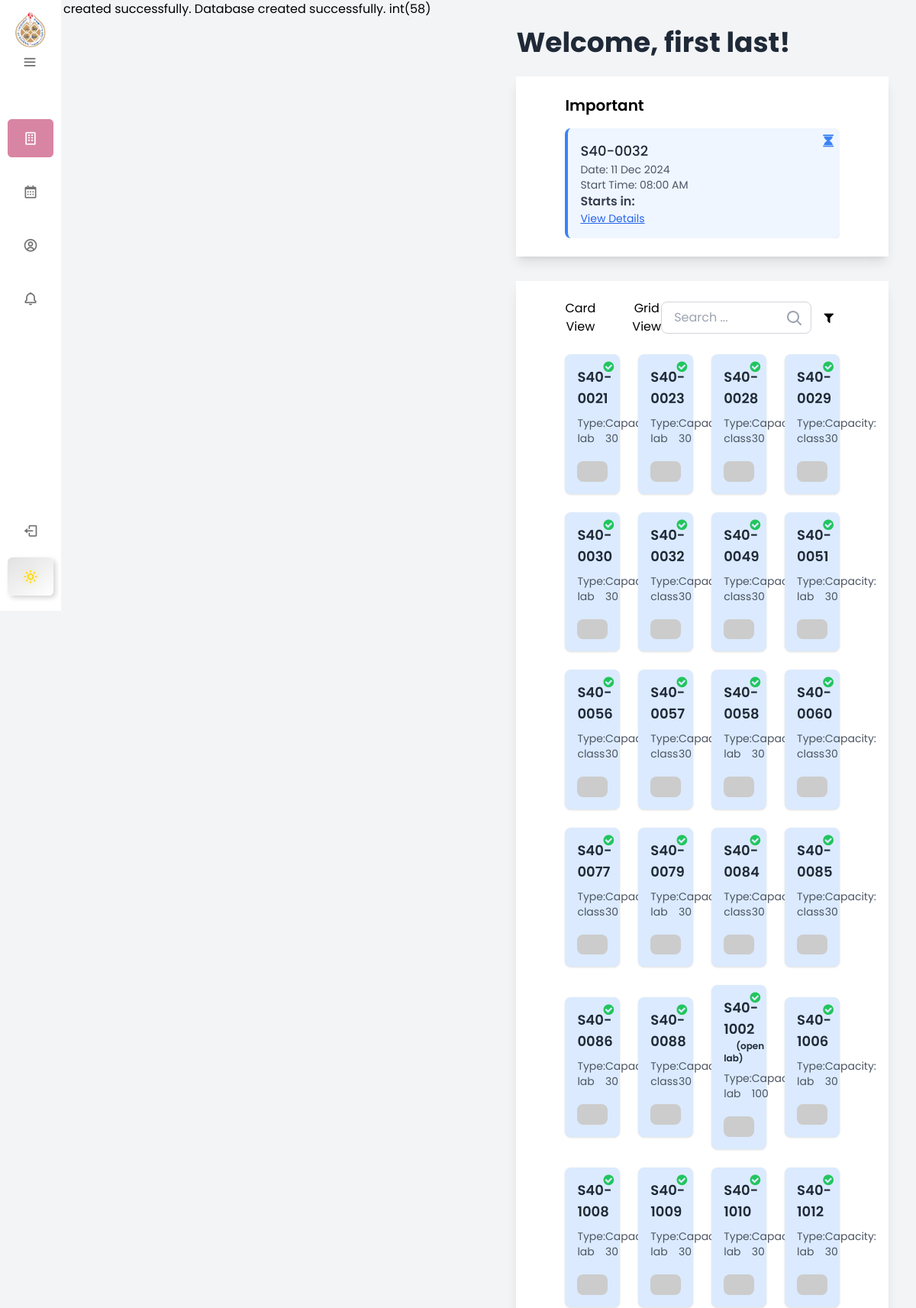
Screenshot of /frontend/templates/layout/base.php (signed in, upper part) with the database file from the repository.
### tables this page shows
CREATE TABLE `users` (
  `userID` int(10) NOT NULL,
  `email` varchar(255) NOT NULL,
  `password` varchar(255) NOT NULL,
  `firstName` text NOT NULL,
  `lastName` text NOT NULL,
  `role` enum('admin','student','instructor') NOT NULL DEFAULT 'student',
  `profilePic` int(11) NOT NULL DEFAULT 1
);

CREATE TABLE `bookings` (
  `bookingID` int(10) NOT NULL,
  `userID` int(10) NOT NULL,
  `roomID` varchar(10) NOT NULL,
  `bookingTime` timestamp NOT NULL DEFAULT current_timestamp(),
  `startTime` datetime NOT NULL,
  `endTime` datetime NOT NULL,
  `status` enum('active','pending','expired','rejected') NOT NULL DEFAULT 'active',
  `feedback` tinyint(1) DEFAULT 0
);

CREATE TABLE `room` (
  `roomID` varchar(10) NOT NULL,
  `type` enum('lab','class') DEFAULT 'class',
  `capacity` int(10) UNSIGNED NOT NULL,
  `isAvailable` tinyint(4) NOT NULL DEFAULT 0,
  `floor` tinyint(4) NOT NULL,
  `department` enum('IS','CS','CE') NOT NULL
);

### backend/utils/helpers.php (called while the page is built, shortened)
<?php
include __DIR__ . '/../db-connection.php';
function isAuthorized()
{
  if (isset($_SESSION['active-user'])) {
    $id = $_SESSION['active-user'];
  } else {
    header('Location: ../../templates/layout/signbase.php');
    exit();
  }
  return $id;
}

### backend/database/user-model.php (called while the page is built, shortened)
<?php
require_once __DIR__ . '/../utils/crud.php';
class UserModel
{
    private $conn;
    function __construct($conn, $userID = null, $email = null, $password = null, $firstName = null, $lastName = null, $role = null, $profilePic = null)
    {
        $this->conn = $conn;
    }
    public function getAllUsers()
    {
        try {
            $stmt = $this->conn->prepare("
                SELECT u.*, f.id as file_id, f.mime_type, fc.file_content
                FROM users u
                LEFT JOIN files f ON u.profilePic = f.id
                LEFT JOIN file_contents fc ON f.id = fc.file_id
            ");
            $stmt->execute();
            $results = $stmt->fetchAll(PDO::FETCH_ASSOC);
            return $results;
        } catch (PDOException $e) {
            error_log("Error fetching users: " . $e->getMessage());
            throw new Exception("Failed to fetch users data");
        }
    }
    public function getUserByID($userID)
    {
        try {
            $stmt = $this->conn->prepare("
                SELECT u.*, f.id as file_id, f.mime_type, fc.file_content
                FROM users u
                LEFT JOIN files f ON u.profilePic = f.id
                LEFT JOIN file_contents fc ON f.id = fc.file_id
                WHERE u.userID = ?
            ");
            $stmt->execute([$userID]);
            $result = $stmt->fetch(PDO::FETCH_ASSOC);
            if ($result['file_id']) {
                $result['profilePicData'] = [
                    'mime_type' => $result['mime_type'],
                    'file_content' => $result['file_content']
                ];
            }
            return $result;
        } catch (PDOException $e) {
            error_log("Error fetching user: " . $e->getMessage());
            throw new Exception("Failed to fetch user data");
        }
    }
}

### backend/database/book-model.php (called while the page is built, shortened)
<?php
require_once __DIR__ . '/../utils/crud.php';
require_once 'room-model.php';
class BookModel
{
  private $conn;
  function __construct($conn, $userID, $roomID, $bookingTime, $startTime, $endTime, $bookingID = null)
{
    $this->conn = $conn;
}
  public function getUpcomingBookingsByUser($userID)
  {
    $crud = new Crud($this->conn);
    $currentTime = (new DateTime())->format('Y-m-d H:i:s');
    $condition = 'userID = ? AND startTime > ? AND status = ? ORDER BY startTime ASC';
    $result = $crud->read('bookings', [], $condition, $userID, $currentTime, 'active');
    return !empty($result) ? $result : [];
  }
  public function getCurrentBookingsByUser($userID)
  {
    $crud = new Crud($this->conn);
    $currentTime = (new DateTime())->format('Y-m-d H:i:s');
    $condition = 'userID = ? AND startTime <= ? AND endTime >= ? AND status = ? ORDER BY startTime DESC';
    $result = $crud->read('bookings', [], $condition, $userID, $currentTime, $currentTime, 'active');
    return !empty($result) ? $result : [];
  }
}

### backend/utils/crud.php (called while the page is built, shortened)
<?php
class Crud
{
    private $db;
    public function __construct(PDO $pdo)
    {
        $this->db = $pdo;
    }
    public function read(string $tableName, array $columns = [], string $condition = '', ...$args): array
    {
        $columnList = empty($columns) ? '*' : implode(', ', $columns);
        $query = "SELECT $columnList FROM $tableName";
        if ($condition) {
            $query .= " WHERE $condition";
        }
        $stmt = $this->db->prepare($query);
        $stmt->execute($args);
        return $stmt->fetchAll(PDO::FETCH_ASSOC);
    }
}

### backend/database/room-model.php (called while the page is built, shortened)
<?php
require_once __DIR__ . '/../utils/crud.php';
class RoomModel
{
    private $conn;
    public function __construct($conn, $roomID = null, $type = "class", $capacity = null, $isAvailable = false, $floor = null, $department = null)
    {
        $this->conn = $conn;
    }
    public function getAllRooms()
    {
        $crud = new Crud($this->conn);
        return $crud->read('room');
    }
}

### frontend/templates/components/home.php (the view, shortened to what this page needs)
<?php
require_once '../../../backend/database/user-model.php';
require_once '../../../backend/database/room-model.php';
require_once '../../../backend/database/book-model.php';
require_once '../../../backend/utils/helpers.php';
require_once '../../../backend/utils/database-manager.php';
$id = isAuthorized();
$userModel = new UserModel($pdo);
$users = $userModel->getAllUsers();
$id == Constants::GUEST_USER_ID ?
  $user = ['firstName' => 'Guest', 'lastName' => 'User'] :
  $user = $userModel->getUserByID($id);
$roomModel = new RoomModel($pdo);
$rooms = $roomModel->getAllRooms();
usort($rooms, function ($a, $b) {
  return $a['roomID'] <=> $b['roomID'];
});
?>
<body class="bg-gray-100 min-h-screen mr-5">
  <div class="text-left pb-6 pt-20 sm:pt-15 lg:pt-5 md:pt-10">
    <h1 class="text-xl sm:text-3xl lg:text-4xl font-bold text-gray-800 welcome-message">
      <?php if (is_array($user)) {
        echo "Welcome, " . $user["firstName"] . " " . $user["lastName"] . "!";
      } else {
        echo "Welcome, Guest!";
      }
      ?>
    </h1>
  </div>
  <?php
  if ($id != Constants::GUEST_USER_ID) {
    require_once 'reminders.php';
  }
  ?>
  <div class="w-full bg-white shadow-lg my-8 py-6 px-4 sm:px-8 lg:px-16">
    <div class="flex justify-between mb-6">
      <div class="flex space-x-4 sm:space-x-8 lg:space-x-12">
        <button id="cardViewBtn" class="view-toggle-btn">Card View</button>
        <button id="gridViewBtn" class="view-toggle-btn">Grid View</button>
      </div>
      <div class="flex justify-center items-center space-x-2">
        <div class="relative w-full sm:max-w-md lg:max-w-lg mx-auto">
          <input type="text" id="roomSearch"
            class="w-full border border-gray-300 rounded-lg px-4 py-2 focus:outline-none focus:ring-2 focus:ring-blue-500"
            placeholder="Search ..." />
          <svg xmlns="http://www.w3.org/2000/svg" class="absolute top-3 right-3 h-5 w-5 text-gray-400"
            viewBox="0 0 20 20" fill="currentColor">
            <path fill-rule="evenodd"
              d="M12.9 14.32a8 8 0 111.414-1.414l4.387 4.387a1 1 0 11-1.414 1.414l-4.387-4.387zM8 14a6 6 0 100-12 6 6 0 000 12z"
              clip-rule="evenodd" />
          </svg>
        </div>
        <div class="relative" id="filterDiv">
          <div id="filterIcon" class="cursor-pointer">
            <i class="fa fa-filter text-3xl p-2" aria-hidden="true"></i>
          </div>
        </div>
      </div>
    </div>
    <div id="roomsContainer"
      class="grid grid-cols-1 sm:grid-cols-2 md:grid-cols-3 lg:grid-cols-4 gap-6 justify-center items-center">
      <?php foreach ($rooms as $room): ?>
        <div
          class="room-card relative p-4 bg-blue-100 rounded-lg shadow transform transition duration-300 hover:scale-105 hover:shadow-xl"
          data-room-type="<?php echo strtolower($room['type']); ?>" data-room-capacity="<?php echo $room['capacity']; ?>"
          data-room-available="<?php echo $room['isAvailable']; ?>"
          data-room-id="<?php echo htmlspecialchars($room['roomID']); ?>" data-room-floor="<?php echo $room['floor']; ?>">
          <div class="absolute top-2 right-2">
            <?php if ($room['isAvailable'] == 1): ?>
              <i class="fa fa-check-circle text-green-500 text-xl" title="Available"></i>
            <?php else: ?>
              <i class="fa fa-minus-circle text-red-500 text-xl" title="Not Available"></i>
            <?php endif; ?>
          </div>
          <h3 class="text-lg font-semibold text-gray-800">
            <?php echo $room['roomID']; ?>
            <?php if ($room['roomID'] == "S40-1002" || $room['roomID'] == "S40-2001"): ?>
              <span class="gray-800 p-4 text-xs">(open lab)</span>
            <?php endif; ?>
          </h3>
          <div class="flex justify-around items-center text-sm text-gray-600 mt-2">
            <span>Type: <?php echo htmlspecialchars($room['type']); ?></span>
            <span>Capacity: <?php echo htmlspecialchars($room['capacity']); ?></span>
          </div>
          <div>
            <img src="https://placehold.co/600x400?text=Image+For+<?php echo htmlspecialchars($room['roomID']); ?>"
              class="mt-5 rounded-lg">
          </div>
        </div>
      <?php endforeach; ?>
    </div>
  </div>
  </div>
</body>
</html>

### frontend/templates/components/reminders.php (shortened to what this page needs)
<?php
require_once '../../../backend/database/comment-reply-model.php';
require_once '../../../backend/database/user-model.php';
require_once '../../../backend/database/book-model.php';
require_once '../../../backend/db-connection.php';
require_once '../../../backend/utils/helpers.php';
$id = isAuthorized();
$userModel = new UserModel($pdo);
$bookModel = new BookModel($pdo, null, null, null, null, null, null);
$bookModel->updateExpiredBookings();
$userDetails = $userModel->getUserByID($id);
$isAdmin = $userDetails['role'] === 'admin';
$currentBookings = $bookModel->getCurrentBookingsByUser($id);
$upcomingBookings = $bookModel->getUpcomingBookingsByUser($id);
if (!empty($currentBookings)) {
  $nearestBooking = $currentBookings[0];
} elseif (!empty($upcomingBookings)) {
  $nearestBooking = $upcomingBookings[0];
} else {
  $nearestBooking = null;
}
$bookingDateTime = $nearestBooking ? strtotime($nearestBooking['startTime']) : null;
$openLabBookings = $isAdmin ? "" : $bookModel->getOpenLabBookings($id);
if (!$isAdmin) {
  $lastTwoOpenLabBookings = array_slice($openLabBookings, -2);
}
?>
<div class="w-full bg-white shadow-lg py-6 px-4 sm:px-8 lg:px-16">
  <h2 class="text-xl font-semibold mb-4">Important</h2>
  <?php if (!$nearestBooking && empty($lastTwoOpenLabBookings)): ?>
    <p class="text-lg">No upcoming or open lab bookings responds available at the moment.</p>
  <?php else: ?>
    <div class="flex flex-wrap gap-4 justify-start overflow-x-auto">
      <?php if ($nearestBooking): ?>
        <?php
        $isCurrent = in_array($nearestBooking, $currentBookings);
        $timeMessage = $isCurrent ? "Ends in" : "Starts in";
        ?>
        <div class="flex-1 min-w-[250px] max-w-sm bg-blue-50 border-l-4 border-blue-500 rounded-lg shadow p-4 relative">
          <?php if (!$isCurrent): ?>
            <i class="fa fa-hourglass text-blue-500 absolute top-2 right-2 text-xl"></i>
          <?php endif; ?>
          <h3 class="text-lg font-medium text-gray-800"><?= $nearestBooking['roomID'] ?></h3>
          <p class="text-sm text-gray-600">Date: <?= date('d M Y', $bookingDateTime) ?></p>
          <p class="text-sm text-gray-600">Start Time: <?= date('h:i A', $bookingDateTime) ?></p>
          <p class="text-md font-semibold text-gray-700">
            <?= $timeMessage ?>:
          </p>
          <a href="#" id="view-details-history" class="text-sm text-blue-600 underline">View Details</a>
        </div>
      <?php endif; ?>
    </div>
  <?php endif; ?>
</div>

### frontend/css/nav.css (style rules this page uses)
* { margin: 0; padding: 0; box-sizing: border-box; font-family: "Poppins", sans-serif; }
:root { --body-color: #e4e9f7; --sidebar-color: #fff; --primary-color: #D885A3; --primary-color-light: #f6f5ff; --toggle-color: #ddd; --text-color: #707070; --border-color: #e6e6e6; --hover-color: #f5f5f5; --dark-body-color: #18191a; --dark-sidebar-color: #242526; --dark-primary-color: #d591aa; --dark-primary-color-light: #2c2d2e; --dark-toggle-color: #333; --dark-text-color: #d0d0d0; --dark-border-color: #3a3b3c; --dark-hover-color: #3a3b3c; --tran-03: all 0.2s ease; --tran-04: all 0.3s ease; --tran-05: all 0.3s ease; }
body { display: flex; min-height: 100vh; background-color: var(--body-color); transition: var(--tran-05); }

### frontend/css/home.css (style rules this page uses)
html, body { margin: 0; padding: 0; box-sizing: border-box; }
.room-card, .room-square { cursor: pointer; }

### rows the page displays
users: firstName "first", lastName "last"
bookings: roomID "S40-0032", startTime "11 Dec 2024", startTime "08:00 AM"
room: isAvailable 1 (drawn), roomID "S40-0021", type "lab", capacity "30"
room: isAvailable 1 (drawn), roomID "S40-0023", type "lab", capacity "30"
room: isAvailable 1 (drawn), roomID "S40-0028", type "class", capacity "30"
room: isAvailable 1 (drawn), roomID "S40-0029", type "class", capacity "30"
room: isAvailable 1 (drawn), roomID "S40-0030", type "lab", capacity "30"
room: isAvailable 1 (drawn), roomID "S40-0032", type "class", capacity "30"
room: isAvailable 1 (drawn), roomID "S40-0049", type "class", capacity "30"
room: isAvailable 1 (drawn), roomID "S40-0051", type "lab", capacity "30"
room: isAvailable 1 (drawn), roomID "S40-0056", type "class", capacity "30"
room: isAvailable 1 (drawn), roomID "S40-0057", type "class", capacity "30"
room: isAvailable 1 (drawn), roomID "S40-0058", type "lab", capacity "30"
room: isAvailable 1 (drawn), roomID "S40-0060", type "class", capacity "30"
room: isAvailable 1 (drawn), roomID "S40-0077", type "class", capacity "30"
room: isAvailable 1 (drawn), roomID "S40-0079", type "lab", capacity "30"
room: isAvailable 1 (drawn), roomID "S40-0084", type "class", capacity "30"
room: isAvailable 1 (drawn), roomID "S40-0085", type "class", capacity "30"
room: isAvailable 1 (drawn), roomID "S40-0086", type "lab", capacity "30"
room: isAvailable 1 (drawn), roomID "S40-0088", type "class", capacity "30"
room: isAvailable 1 (drawn), roomID "S40-1002", shows "(open lab)", type "lab", capacity "100"
room: isAvailable 1 (drawn), roomID "S40-1006", type "lab", capacity "30"
room: isAvailable 1 (drawn), roomID "S40-1008", type "lab", capacity "30"
room: isAvailable 1 (drawn), roomID "S40-1009", type "lab", capacity "30"
room: isAvailable 1 (drawn), roomID "S40-1010", type "lab", capacity "30"
room: isAvailable 1 (drawn), roomID "S40-1012", type "lab", capacity "30"

### other values shown
$timeMessage "Starts in"
